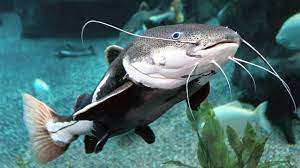
#> input picture Pert4/catfish.jpg, 300 x 168 px
$ python medianblur.py
#> lines starting #> are read from the running program, lines starting #| are printed output that depends on the picture
import cv2
import numpy as np

src =cv2.imread('catfish.jpg', 1)
#> src is the input picture: shape (168, 300, 3); mean B, G, R 107.2, 107.2, 74.3

# Menerapkan median Blur di src Image
dst = cv2.medianBlur(src,9)
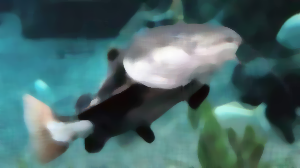
#> dst: shape (168, 300, 3); mean B, G, R 105.8, 105.8, 72.6

# Menampilkan input dan output image
cv2.imshow("Median Smoothing",np.hstack((src, dst)))
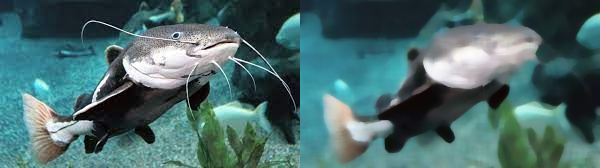
#> window 'Median Smoothing': shape (168, 600, 3); mean B, G, R 106.5, 106.5, 73.4
cv2.waitKey(0) #Menunggu sampai keyboard ditekan
cv2.destroyAllWindows() #menghapus semua proses penampilan image

$ run again, with Pert4/goat.jpg copied over Pert4/catfish.jpg
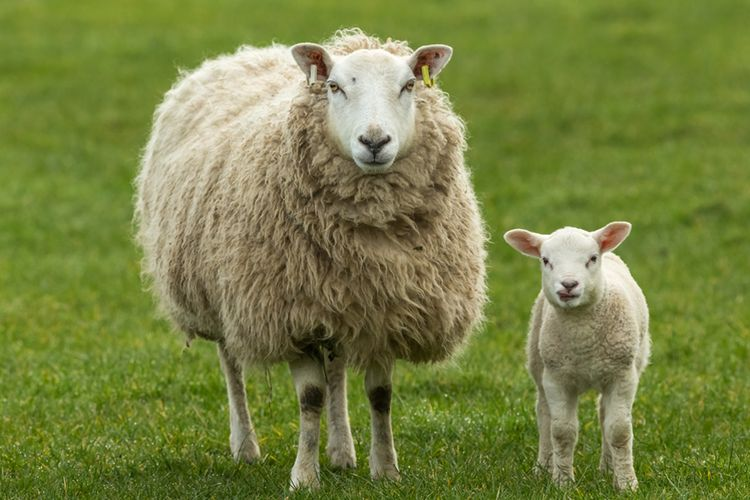
#> input picture Pert4/goat.jpg, 750 x 500 px
#> src is the input picture: shape (500, 750, 3); mean B, G, R 67.1, 129.8, 119.3
#> `dst = cv2.medianBlur(src,9)`:
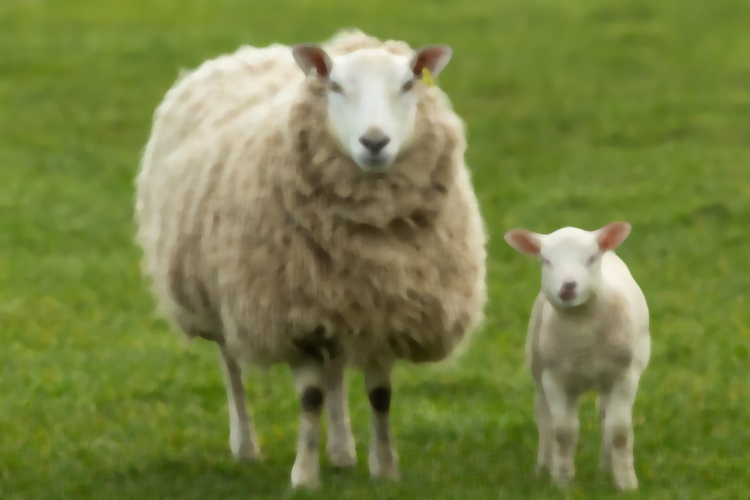
#> dst: shape (500, 750, 3); mean B, G, R 66.8, 129.5, 119
#> `cv2.imshow("Median Smoothing",np.hstack((src, dst)))`:
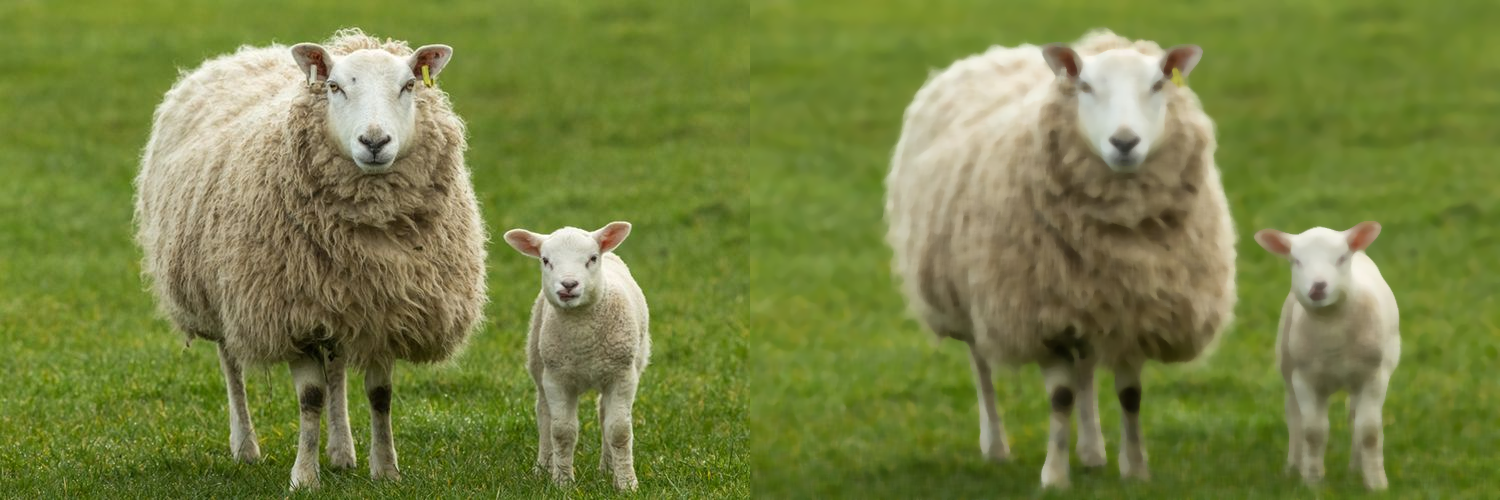
#> window 'Median Smoothing': shape (500, 1500, 3); mean B, G, R 66.9, 129.6, 119.1

$ run again, with Pert4/snail.jpg copied over Pert4/catfish.jpg
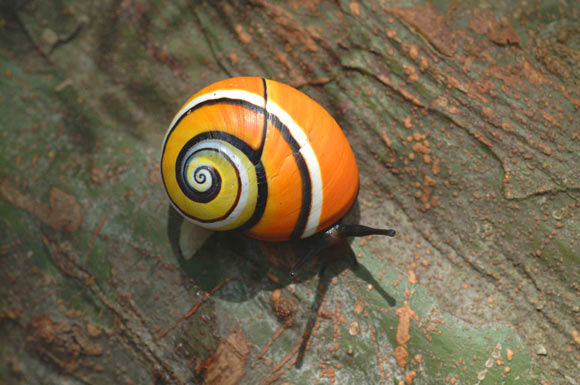
#> input picture Pert4/snail.jpg, 580 x 385 px
#> src is the input picture: shape (385, 580, 3); mean B, G, R 74.1, 100.4, 114
#> `dst = cv2.medianBlur(src,9)`:
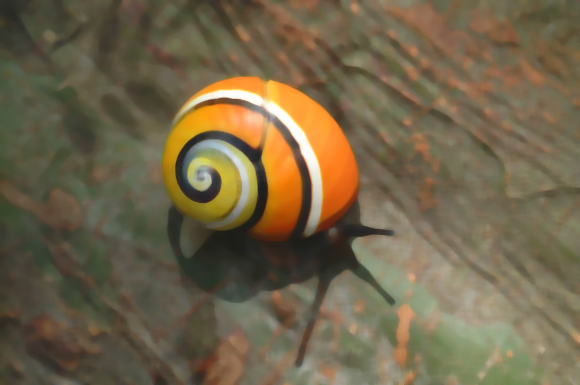
#> dst: shape (385, 580, 3); mean B, G, R 73.9, 100.6, 113.7
#> `cv2.imshow("Median Smoothing",np.hstack((src, dst)))`:
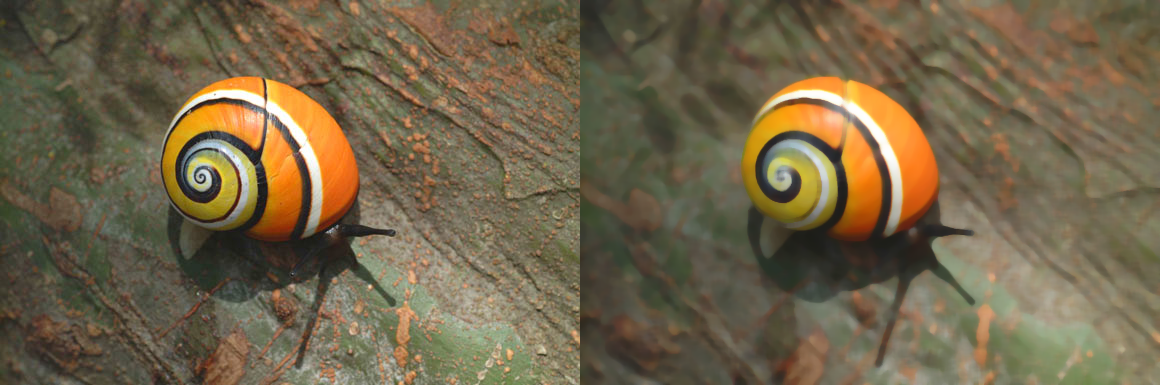
#> window 'Median Smoothing': shape (385, 1160, 3); mean B, G, R 74, 100.5, 113.8

$ run again, with Pert4/cows.jpeg copied over Pert4/catfish.jpg
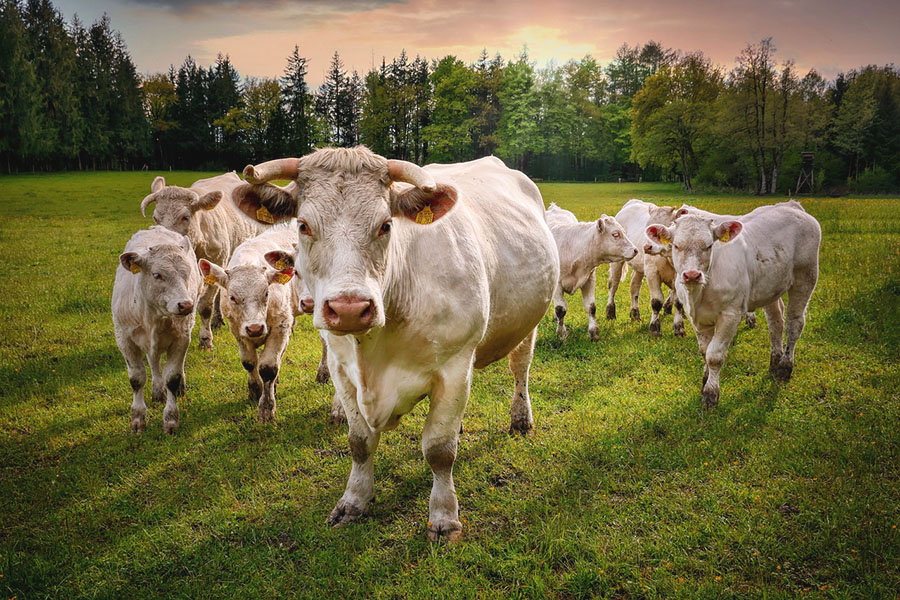
#> input picture Pert4/cows.jpeg, 900 x 600 px
#> src is the input picture: shape (600, 900, 3); mean B, G, R 63.8, 103, 109.6
#> `dst = cv2.medianBlur(src,9)`:
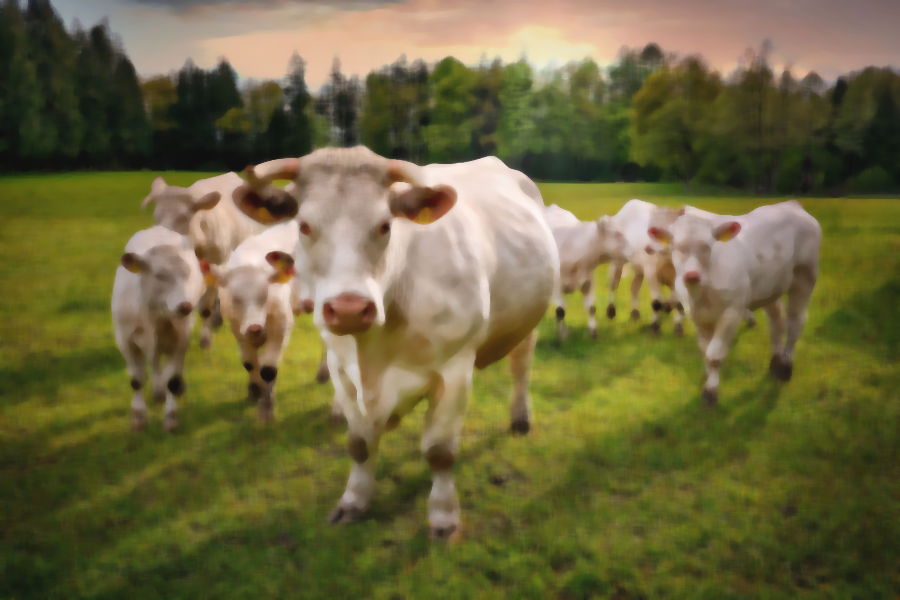
#> dst: shape (600, 900, 3); mean B, G, R 62.3, 102.5, 108.9
#> `cv2.imshow("Median Smoothing",np.hstack((src, dst)))`:
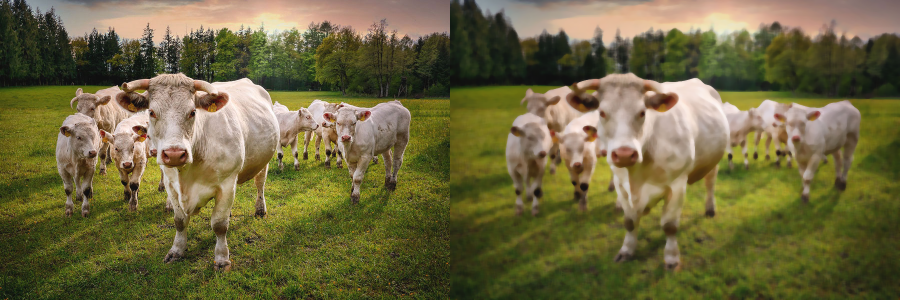
#> window 'Median Smoothing': shape (600, 1800, 3) (shown at 1/2 size); mean B, G, R 63, 102.8, 109.3
